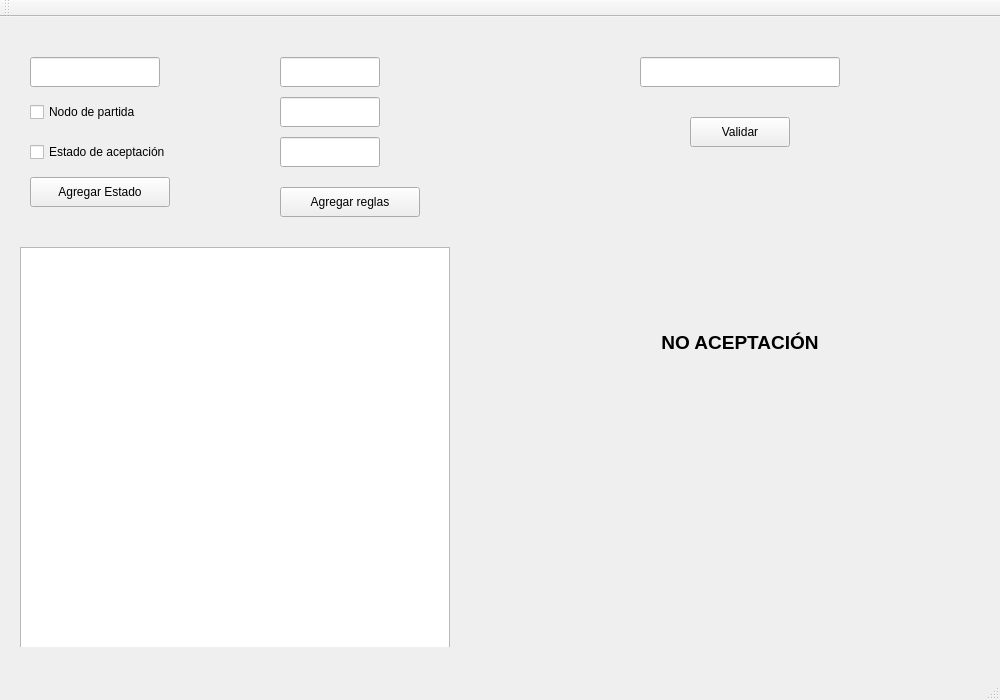
<?xml version="1.0" encoding="UTF-8"?>
<ui version="4.0">
 <class>MainWindow</class>
 <widget class="QMainWindow" name="MainWindow">
  <property name="geometry">
   <rect>
    <x>0</x>
    <y>0</y>
    <width>1000</width>
    <height>700</height>
   </rect>
  </property>
  <property name="minimumSize">
   <size>
    <width>1000</width>
    <height>700</height>
   </size>
  </property>
  <property name="maximumSize">
   <size>
    <width>1000</width>
    <height>700</height>
   </size>
  </property>
  <property name="windowTitle">
   <string>MainWindow</string>
  </property>
  <widget class="QWidget" name="centralWidget">
   <widget class="QWidget" name="widget_1" native="true">
    <property name="geometry">
     <rect>
      <x>0</x>
      <y>0</y>
      <width>500</width>
      <height>630</height>
     </rect>
    </property>
    <widget class="QPushButton" name="btnAddVertex">
     <property name="geometry">
      <rect>
       <x>30</x>
       <y>160</y>
       <width>140</width>
       <height>30</height>
      </rect>
     </property>
     <property name="text">
      <string>Agregar Estado</string>
     </property>
    </widget>
    <widget class="QCheckBox" name="checkIsAcceptation">
     <property name="geometry">
      <rect>
       <x>30</x>
       <y>120</y>
       <width>180</width>
       <height>30</height>
      </rect>
     </property>
     <property name="text">
      <string>Estado de aceptación</string>
     </property>
    </widget>
    <widget class="QCheckBox" name="checkIsStart">
     <property name="geometry">
      <rect>
       <x>30</x>
       <y>80</y>
       <width>160</width>
       <height>30</height>
      </rect>
     </property>
     <property name="text">
      <string>Nodo de partida</string>
     </property>
    </widget>
    <widget class="QLineEdit" name="lineVertex">
     <property name="geometry">
      <rect>
       <x>30</x>
       <y>40</y>
       <width>130</width>
       <height>30</height>
      </rect>
     </property>
     <property name="styleSheet">
      <string notr="true">
</string>
     </property>
     <property name="text">
      <string/>
     </property>
    </widget>
    <widget class="QListView" name="listViewVertex">
     <property name="geometry">
      <rect>
       <x>20</x>
       <y>230</y>
       <width>430</width>
       <height>411</height>
      </rect>
     </property>
    </widget>
    <widget class="QLineEdit" name="lineRead">
     <property name="geometry">
      <rect>
       <x>280</x>
       <y>40</y>
       <width>100</width>
       <height>30</height>
      </rect>
     </property>
    </widget>
    <widget class="QLineEdit" name="lineExtract">
     <property name="geometry">
      <rect>
       <x>280</x>
       <y>80</y>
       <width>100</width>
       <height>30</height>
      </rect>
     </property>
    </widget>
    <widget class="QLineEdit" name="linePutInHeap">
     <property name="geometry">
      <rect>
       <x>280</x>
       <y>120</y>
       <width>100</width>
       <height>30</height>
      </rect>
     </property>
    </widget>
    <widget class="QPushButton" name="buttonAddRules">
     <property name="geometry">
      <rect>
       <x>280</x>
       <y>170</y>
       <width>140</width>
       <height>30</height>
      </rect>
     </property>
     <property name="text">
      <string>Agregar reglas</string>
     </property>
    </widget>
   </widget>
   <widget class="QWidget" name="widget_2" native="true">
    <property name="geometry">
     <rect>
      <x>500</x>
      <y>0</y>
      <width>500</width>
      <height>630</height>
     </rect>
    </property>
    <widget class="QLineEdit" name="lineWords">
     <property name="geometry">
      <rect>
       <x>140</x>
       <y>40</y>
       <width>200</width>
       <height>30</height>
      </rect>
     </property>
    </widget>
    <widget class="QPushButton" name="buttonValidate">
     <property name="geometry">
      <rect>
       <x>190</x>
       <y>100</y>
       <width>100</width>
       <height>30</height>
      </rect>
     </property>
     <property name="text">
      <string>Validar</string>
     </property>
    </widget>
    <widget class="QLabel" name="labelMessage">
     <property name="geometry">
      <rect>
       <x>140</x>
       <y>300</y>
       <width>200</width>
       <height>50</height>
      </rect>
     </property>
     <property name="font">
      <font>
       <pointsize>14</pointsize>
       <weight>75</weight>
       <bold>true</bold>
      </font>
     </property>
     <property name="text">
      <string>NO ACEPTACIÓN</string>
     </property>
     <property name="scaledContents">
      <bool>false</bool>
     </property>
     <property name="alignment">
      <set>Qt::AlignCenter</set>
     </property>
    </widget>
   </widget>
  </widget>
  <widget class="QMenuBar" name="menuBar">
   <property name="geometry">
    <rect>
     <x>0</x>
     <y>0</y>
     <width>1000</width>
     <height>22</height>
    </rect>
   </property>
  </widget>
  <widget class="QToolBar" name="mainToolBar">
   <attribute name="toolBarArea">
    <enum>TopToolBarArea</enum>
   </attribute>
   <attribute name="toolBarBreak">
    <bool>false</bool>
   </attribute>
  </widget>
  <widget class="QStatusBar" name="statusBar"/>
 </widget>
 <layoutdefault spacing="6" margin="11"/>
 <resources/>
 <connections/>
</ui>
